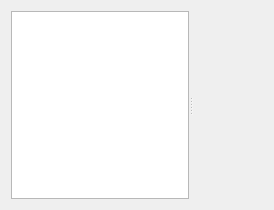
<?xml version="1.0" encoding="UTF-8"?>
<ui version="4.0">
 <class>QPortsIoView</class>
 <widget class="QWidget" name="QPortsIoView">
  <property name="geometry">
   <rect>
    <x>0</x>
    <y>0</y>
    <width>274</width>
    <height>210</height>
   </rect>
  </property>
  <property name="windowTitle">
   <string>PortIoListing</string>
  </property>
  <layout class="QGridLayout" name="gridLayout">
   <item row="0" column="0">
    <widget class="QSplitter" name="splitter">
     <property name="orientation">
      <enum>Qt::Horizontal</enum>
     </property>
     <widget class="QListWidget" name="IoList"/>
     <widget class="QWidget" name="ioCtrlWidget" native="true"/>
    </widget>
   </item>
  </layout>
 </widget>
 <resources/>
 <connections/>
</ui>
